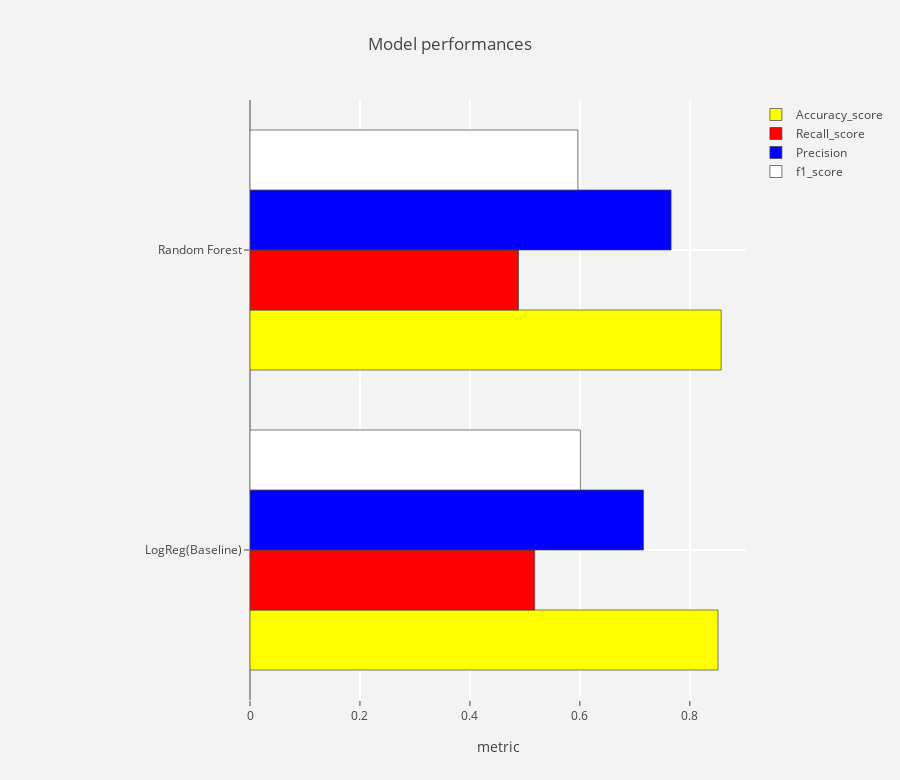

Notebook source saved alongside this figure:
### Markdown cell above
# Model Comparision

### Code cell
model_performances
def output_tracer(metric,color) :
    tracer = go.Bar(y = model_performances["Model"] ,
                    x = model_performances[metric],
                    orientation = "h",name = metric ,
                    marker = dict(line = dict(width =.7),
                                  color = color)
                   )
    return tracer

layout = go.Layout(dict(title = "Model performances",
                        plot_bgcolor  = "rgb(243,243,243)",
                        paper_bgcolor = "rgb(243,243,243)",
                        xaxis = dict(gridcolor = 'rgb(255, 255, 255)',
                                     title = "metric",
                                     zerolinewidth=1,
                                     ticklen=5,gridwidth=2),
                        yaxis = dict(gridcolor = 'rgb(255, 255, 255)',
                                     zerolinewidth=1,ticklen=5,gridwidth=2),
                        margin = dict(l = 250),
                        height = 780
                       )
                  )


trace1  = output_tracer("Accuracy_score","yellow")
trace2  = output_tracer('Recall_score',"red")
trace3  = output_tracer('Precision',"blue")
trace4  = output_tracer('f1_score',"white")

data = [trace1,trace2,trace3,trace4]
fig = go.Figure(data=data,layout=layout)
py.iplot(fig)

### Figure 1 — Plotly figure (JSON) as saved in the notebook; plotly's stock layout.template omitted (floating-point values rounded to 4 significant figures)
{"data": [{"marker": {"color": "yellow", "line": {"width": 0.7}}, "name": "Accuracy_score", "orientation": "h", "type": "bar", "uid": "cbfe5c38-5588-47c2-8976-0823a3625ce8", "x": [0.8513, 0.8571], "y": ["LogReg(Baseline)", "Random Forest"]}, {"marker": {"color": "red", "line": {"width": 0.7}}, "name": "Recall_score", "orientation": "h", "type": "bar", "uid": "f326bd83-8f84-4c88-80e3-70f704b76623", "x": [0.5179, 0.4884], "y": ["LogReg(Baseline)", "Random Forest"]}, {"marker": {"color": "blue", "line": {"width": 0.7}}, "name": "Precision", "orientation": "h", "type": "bar", "uid": "694df675-6035-4697-9fe7-1f8941993cd4", "x": [0.7158, 0.7659], "y": ["LogReg(Baseline)", "Random Forest"]}, {"marker": {"color": "white", "line": {"width": 0.7}}, "name": "f1_score", "orientation": "h", "type": "bar", "uid": "ec9b26e0-9737-4431-b2b8-fa237dd5d91b", "x": [0.601, 0.5964], "y": ["LogReg(Baseline)", "Random Forest"]}], "layout": {"height": 780, "margin": {"l": 250}, "paper_bgcolor": "rgb(243,243,243)", "plot_bgcolor": "rgb(243,243,243)", "title": {"text": "Model performances"}, "xaxis": {"gridcolor": "rgb(255, 255, 255)", "gridwidth": 2, "ticklen": 5, "title": {"text": "metric"}, "zerolinewidth": 1}, "yaxis": {"gridcolor": "rgb(255, 255, 255)", "gridwidth": 2, "ticklen": 5, "zerolinewidth": 1}}}
